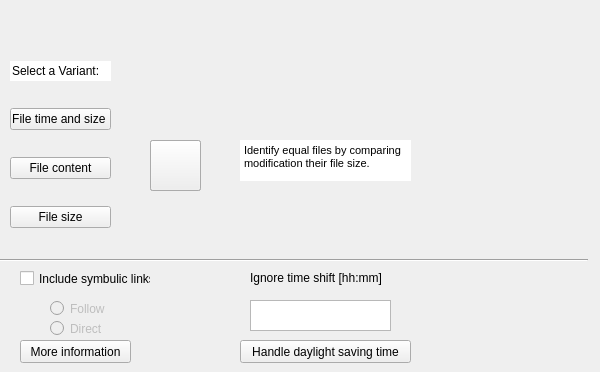
        <widget class="QWidget" name="tab">
         <attribute name="icon">
          <iconset>
           <normaloff>../settings (1).png</normaloff>../settings (1).png</iconset>
         </attribute>
         <attribute name="title">
          <string>Comparison(F6)</string>
         </attribute>
         <widget class="QTextBrowser" name="textBrowser_3">
          <property name="geometry">
           <rect>
            <x>240</x>
            <y>140</y>
            <width>171</width>
            <height>41</height>
           </rect>
          </property>
          <property name="frameShape">
           <enum>QFrame::NoFrame</enum>
          </property>
          <property name="html">
           <string>&lt;!DOCTYPE HTML PUBLIC &quot;-//W3C//DTD HTML 4.0//EN&quot; &quot;http://www.w3.org/TR/REC-html40/strict.dtd&quot;&gt;
&lt;html&gt;&lt;head&gt;&lt;meta name=&quot;qrichtext&quot; content=&quot;1&quot; /&gt;&lt;style type=&quot;text/css&quot;&gt;
p, li { white-space: pre-wrap; }
&lt;/style&gt;&lt;/head&gt;&lt;body style=&quot; font-family:'MS Shell Dlg 2'; font-size:8.25pt; font-weight:400; font-style:normal;&quot;&gt;
&lt;p style=&quot; margin-top:0px; margin-bottom:0px; margin-left:0px; margin-right:0px; -qt-block-indent:0; text-indent:0px;&quot;&gt;&lt;span style=&quot; color:#393939;&quot;&gt;Identify equal files by comparing modification time and size&lt;/span&gt;&lt;/p&gt;&lt;/body&gt;&lt;/html&gt;</string>
          </property>
         </widget>
         <widget class="QTextBrowser" name="textBrowser_4">
          <property name="geometry">
           <rect>
            <x>240</x>
            <y>140</y>
            <width>171</width>
            <height>41</height>
           </rect>
          </property>
          <property name="frameShape">
           <enum>QFrame::NoFrame</enum>
          </property>
          <property name="html">
           <string>&lt;!DOCTYPE HTML PUBLIC &quot;-//W3C//DTD HTML 4.0//EN&quot; &quot;http://www.w3.org/TR/REC-html40/strict.dtd&quot;&gt;
&lt;html&gt;&lt;head&gt;&lt;meta name=&quot;qrichtext&quot; content=&quot;1&quot; /&gt;&lt;style type=&quot;text/css&quot;&gt;
p, li { white-space: pre-wrap; }
&lt;/style&gt;&lt;/head&gt;&lt;body style=&quot; font-family:'MS Shell Dlg 2'; font-size:8.25pt; font-weight:400; font-style:normal;&quot;&gt;
&lt;p style=&quot; margin-top:0px; margin-bottom:0px; margin-left:0px; margin-right:0px; -qt-block-indent:0; text-indent:0px;&quot;&gt;Identify equal files by comparing the file content.&lt;/p&gt;&lt;/body&gt;&lt;/html&gt;</string>
          </property>
         </widget>
         <widget class="QWidget" name="horizontalLayoutWidget_3">
          <property name="geometry">
           <rect>
            <x>10</x>
            <y>40</y>
            <width>101</width>
            <height>211</height>
           </rect>
          </property>
          <layout class="QHBoxLayout" name="horizontalLayout_3">
           <item>
            <layout class="QGridLayout" name="gridLayout_5">
             <item row="2" column="0">
              <widget class="QPushButton" name="pushButton">
               <property name="text">
                <string>File time and size </string>
               </property>
              </widget>
             </item>
             <item row="4" column="0">
              <widget class="QPushButton" name="pushButton_3">
               <property name="text">
                <string>File size</string>
               </property>
              </widget>
             </item>
             <item row="3" column="0">
              <widget class="QPushButton" name="pushButton_2">
               <property name="text">
                <string>File content</string>
               </property>
              </widget>
             </item>
             <item row="1" column="0">
              <widget class="QLineEdit" name="lineEdit">
               <property name="text">
                <string>Select a Variant:</string>
               </property>
               <property name="frame">
                <bool>false</bool>
               </property>
              </widget>
             </item>
            </layout>
           </item>
          </layout>
         </widget>
         <widget class="QTextBrowser" name="textBrowser_5">
          <property name="geometry">
           <rect>
            <x>240</x>
            <y>140</y>
            <width>171</width>
            <height>41</height>
           </rect>
          </property>
          <property name="frameShape">
           <enum>QFrame::NoFrame</enum>
          </property>
          <property name="html">
           <string>&lt;!DOCTYPE HTML PUBLIC &quot;-//W3C//DTD HTML 4.0//EN&quot; &quot;http://www.w3.org/TR/REC-html40/strict.dtd&quot;&gt;
&lt;html&gt;&lt;head&gt;&lt;meta name=&quot;qrichtext&quot; content=&quot;1&quot; /&gt;&lt;style type=&quot;text/css&quot;&gt;
p, li { white-space: pre-wrap; }
&lt;/style&gt;&lt;/head&gt;&lt;body style=&quot; font-family:'MS Shell Dlg 2'; font-size:8.25pt; font-weight:400; font-style:normal;&quot;&gt;
&lt;p style=&quot; margin-top:0px; margin-bottom:0px; margin-left:0px; margin-right:0px; -qt-block-indent:0; text-indent:0px;&quot;&gt;Identify equal files by comparing modification their file size.&lt;/p&gt;&lt;/body&gt;&lt;/html&gt;</string>
          </property>
         </widget>
         <widget class="QToolButton" name="toolButton">
          <property name="geometry">
           <rect>
            <x>150</x>
            <y>140</y>
            <width>51</width>
            <height>51</height>
           </rect>
          </property>
          <property name="text">
           <string/>
          </property>
          <property name="icon">
           <iconset>
            <normaloff>../if_alarm_17318.png</normaloff>../if_alarm_17318.png</iconset>
          </property>
          <property name="iconSize">
           <size>
            <width>50</width>
            <height>50</height>
           </size>
          </property>
         </widget>
         <widget class="QToolButton" name="toolButton_2">
          <property name="geometry">
           <rect>
            <x>150</x>
            <y>140</y>
            <width>51</width>
            <height>51</height>
           </rect>
          </property>
          <property name="text">
           <string/>
          </property>
          <property name="icon">
           <iconset>
            <normaloff>../function.png</normaloff>../function.png</iconset>
          </property>
          <property name="iconSize">
           <size>
            <width>50</width>
            <height>50</height>
           </size>
          </property>
         </widget>
         <widget class="QToolButton" name="toolButton_3">
          <property name="geometry">
           <rect>
            <x>150</x>
            <y>140</y>
            <width>51</width>
            <height>51</height>
           </rect>
          </property>
          <property name="text">
           <string/>
          </property>
          <property name="icon">
           <iconset>
            <normaloff>../index.jpg</normaloff>../index.jpg</iconset>
          </property>
          <property name="iconSize">
           <size>
            <width>50</width>
            <height>50</height>
           </size>
          </property>
         </widget>
         <widget class="QCheckBox" name="checkBox_2">
          <property name="geometry">
           <rect>
            <x>20</x>
            <y>270</y>
            <width>131</width>
            <height>17</height>
           </rect>
          </property>
          <property name="text">
           <string>Include symbulic links:</string>
          </property>
         </widget>
         <widget class="QRadioButton" name="radioButton">
          <property name="enabled">
           <bool>false</bool>
          </property>
          <property name="geometry">
           <rect>
            <x>50</x>
            <y>300</y>
            <width>82</width>
            <height>17</height>
           </rect>
          </property>
          <property name="text">
           <string>Follow</string>
          </property>
         </widget>
         <widget class="QRadioButton" name="radioButton_2">
          <property name="enabled">
           <bool>false</bool>
          </property>
          <property name="geometry">
           <rect>
            <x>50</x>
            <y>320</y>
            <width>82</width>
            <height>17</height>
           </rect>
          </property>
          <property name="text">
           <string>Direct</string>
          </property>
         </widget>
         <widget class="Line" name="line_3">
          <property name="geometry">
           <rect>
            <x>-3</x>
            <y>250</y>
            <width>591</width>
            <height>20</height>
           </rect>
          </property>
          <property name="orientation">
           <enum>Qt::Horizontal</enum>
          </property>
         </widget>
         <widget class="QPushButton" name="pushButton_13">
          <property name="geometry">
           <rect>
            <x>20</x>
            <y>340</y>
            <width>111</width>
            <height>23</height>
           </rect>
          </property>
          <property name="text">
           <string>More information</string>
          </property>
         </widget>
         <widget class="QLabel" name="label_4">
          <property name="geometry">
           <rect>
            <x>250</x>
            <y>270</y>
            <width>151</width>
            <height>16</height>
           </rect>
          </property>
          <property name="text">
           <string>Ignore time shift [hh:mm]</string>
          </property>
         </widget>
         <widget class="QTextEdit" name="textEdit_4">
          <property name="geometry">
           <rect>
            <x>250</x>
            <y>300</y>
            <width>141</width>
            <height>31</height>
           </rect>
          </property>
         </widget>
         <widget class="QPushButton" name="pushButton_14">
          <property name="geometry">
           <rect>
            <x>240</x>
            <y>340</y>
            <width>171</width>
            <height>23</height>
           </rect>
          </property>
          <property name="text">
           <string>Handle daylight saving time</string>
          </property>
         </widget>
        </widget>
